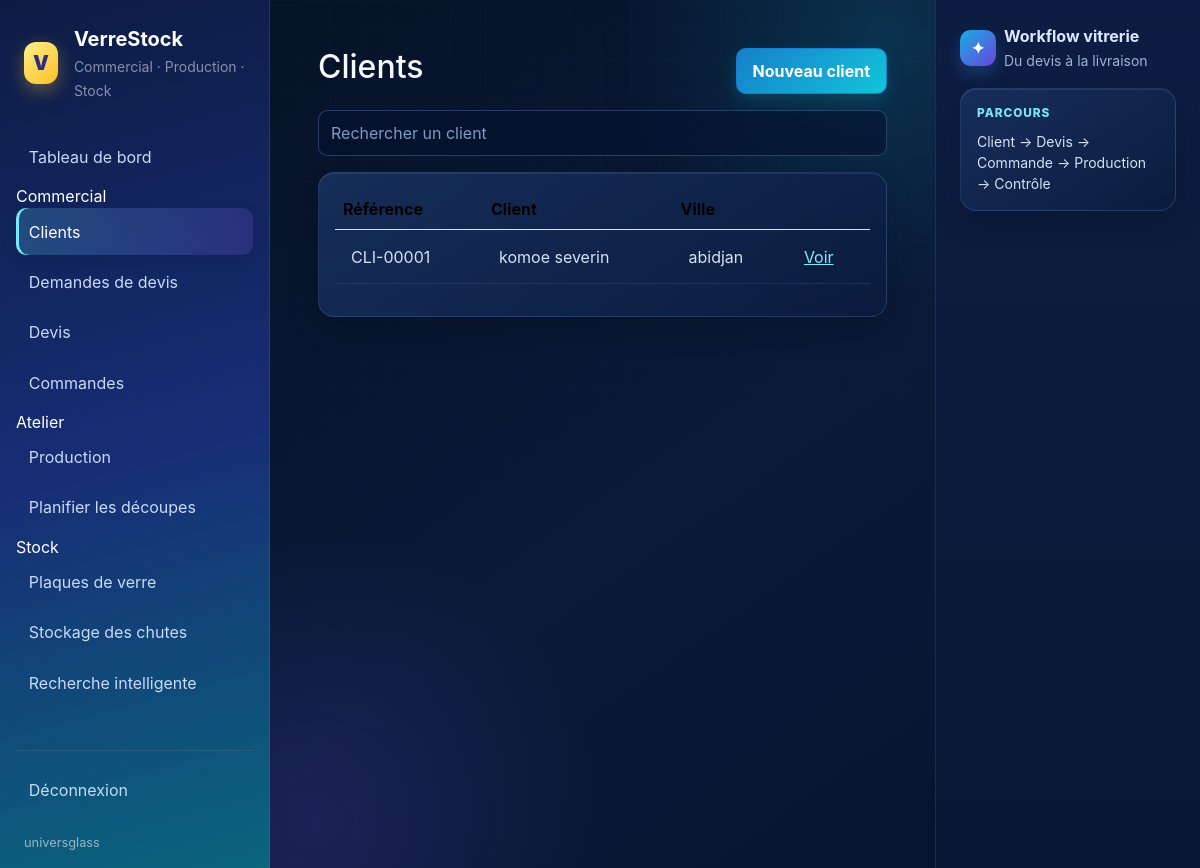
Screenshot of /clients/ (signed in) with the database file from the repository.
### clients/models.py (models this page shows, shortened)
class Client(models.Model):
    reference = models.CharField(max_length=24, unique=True, blank=True)
    nom = models.CharField(max_length=160)
    contact = models.CharField(max_length=120, blank=True)
    telephone = models.CharField(max_length=40, blank=True)
    email = models.EmailField(blank=True)
    adresse = models.TextField(blank=True)
    ville = models.CharField(max_length=100, blank=True)
    notes = models.TextField(blank=True)
    cree_le = models.DateTimeField(auto_now_add=True)
    cree_par = models.ForeignKey(settings.AUTH_USER_MODEL, null=True, blank=True, on_delete=models.SET_NULL)
    class Meta:
        ordering = ["nom"]
        permissions = [("manage_client", "Peut gérer les clients")]

### clients/views.py (the view)
# urls.py: path("", views.liste, name="liste"),
@permission_required("clients.view_client", raise_exception=True)
def liste(request):
    q=request.GET.get("q",""); items=Client.objects.filter(Q(nom__icontains=q)|Q(reference__icontains=q)|Q(ville__icontains=q)) if q else Client.objects.all()
    return render(request,"clients/liste.html",{"items":items,"q":q})

### templates/clients/liste.html
{% extends 'base.html' %}{% block content %}<div class="d-flex justify-content-between"><h1 class="h2">Clients</h1>{% if perms.clients.manage_client %}<a class="btn btn-primary" href="{% url 'clients:creer' %}">Nouveau client</a>{% endif %}</div><form class="my-3"><input class="form-control" name="q" value="{{ q }}" placeholder="Rechercher un client"></form><div class="card card-body"><table class="table"><tr><th>Référence</th><th>Client</th><th>Ville</th><th></th></tr>{% for item in items %}<tr><td>{{ item.reference }}</td><td>{{ item.nom }}</td><td>{{ item.ville }}</td><td><a href="{% url 'clients:detail' item.pk %}">Voir</a></td></tr>{% endfor %}</table></div>{% endblock %}

### templates/base.html (shortened to what this page needs)
<!doctype html>
<html lang="fr"><head><link href="https://cdn.jsdelivr.net/npm/bootstrap@5.3.3/dist/css/bootstrap.min.css" rel="stylesheet"><link href="/static/css/app.css?v=20260819-workflow" rel="stylesheet"></head>
<body class="premium-app"><div class="d-flex app-shell"><aside class="sidebar p-3 text-white min-vh-100 d-flex flex-column"><div class="d-flex align-items-center gap-3 px-2 py-2 mb-4"><div class="brand-mark">V</div><div><div class="fw-bold fs-5">VerreStock</div><small class="text-white-50">Commercial · Production · Stock</small></div></div><nav class="nav flex-column"><a href="/" class="nav-link {% if request.path == '/' %}active{% endif %}">Tableau de bord</a>{% if perms.clients.view_client %}<div class="sidebar-section">Commercial</div><a href="{% url 'clients:liste' %}" class="nav-link {% if '/clients/' in request.path %}active{% endif %}">Clients</a><a href="{% url 'commercial:demandes' %}" class="nav-link {% if '/commercial/demandes/' in request.path %}active{% endif %}">Demandes de devis</a><a href="{% url 'commercial:liste' %}" class="nav-link {% if '/commercial/devis/' in request.path %}active{% endif %}">Devis</a><a href="{% url 'commandes:liste' %}" class="nav-link {% if '/commandes/' in request.path %}active{% endif %}">Commandes</a>{% endif %}{% if perms.production.view_ficheproduction %}<div class="sidebar-section">Atelier</div><a href="{% url 'production:liste' %}" class="nav-link {% if '/production/' in request.path %}active{% endif %}">Production</a><a href="/decoupes/" class="nav-link {% if '/decoupes/' in request.path %}active{% endif %}">Planifier les découpes</a>{% endif %}{% if perms.chutes.view_chute or perms.stock_panneaux.view_stockgrandpanneau %}<div class="sidebar-section">Stock</div><a href="/grands-panneaux/" class="nav-link {% if 'grands-panneaux' in request.path %}active{% endif %}">Plaques de verre</a><a href="/stockage/" class="nav-link {% if request.path == '/stockage/' %}active{% endif %}">Stockage des chutes</a><a href="/stockage/rechercher/" class="nav-link {% if 'rechercher' in request.path %}active{% endif %}">Recherche intelligente</a>{% endif %}</nav><div class="mt-auto pt-4"><hr class="border-secondary"><a href="/deconnexion/" class="nav-link">Déconnexion</a><div class="sidebar-footer px-2 pt-3">{{ request.user.username }}</div></div></aside><main class="main-content p-4 p-lg-5 flex-grow-1"><div class="content-wrap">{% for message in messages %}<div class="alert {% if message.tags == 'error' %}alert-danger{% else %}alert-success{% endif %} border-0 shadow-sm">{{ message }}</div>{% endfor %}{% block content %}{% endblock %}</div></main><aside class="right-sidebar p-3 p-xl-4 min-vh-100"><div class="d-flex align-items-center gap-2 mb-3"><div class="right-sidebar-icon">✦</div><div><div class="fw-bold">Workflow vitrerie</div><small class="text-muted">Du devis à la livraison</small></div></div><div class="card right-sidebar-card mb-3"><div class="card-body"><div class="section-label mb-2">Parcours</div><div class="small">Client → Devis → Commande → Production → Contrôle</div></div></div></aside></div></body></html>

### rows the page displays
Client: reference "CLI-00001", nom "komoe severin", ville "abidjan"

### other values shown
{{ request.user.username }} "universglass"
